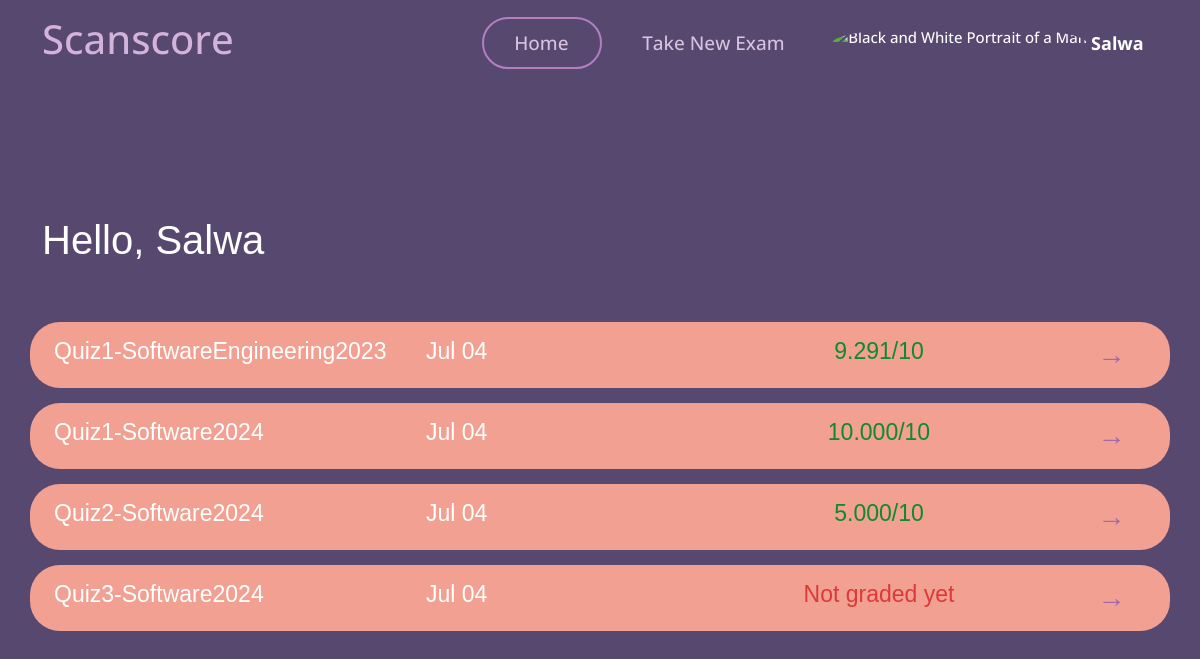
Page /student_dashboard/ (signed in) on the committed database.
### myapp/models.py (models this page shows)
class User(AbstractUser):
    userType = models.CharField(max_length=10, choices=[('teacher', 'Teacher'), ('student', 'Student')])

class ExamSubmission(models.Model):
    exam = models.ForeignKey(Exam, on_delete=models.CASCADE,related_name='submissions') #related name is used to access the submissions of a particular exam
    student = models.ForeignKey(User, on_delete=models.CASCADE,related_name='submissions') #related name is used to access the submissions of a particular student
    student_answer = models.TextField(max_length=10000)
    score = models.DecimalField(max_digits=5, decimal_places=3, validators=[MaxValueValidator(10.000)])
    time_submitted = models.DateTimeField(auto_now_add=True)
    is_graded = models.BooleanField(default=False)
    is_approved = models.BooleanField(default=False) #If the teacher approves the grade , this will be set to true and then the student can see the grade

class Exam(models.Model):
    name = models.CharField(max_length=100)
    teacher = models.ForeignKey(User, on_delete=models.CASCADE)
    question= models.TextField(max_length=10000)
    model_answer = models.TextField(max_length=10000)
    keywordsList = models.TextField(max_length=10000,null=True,blank=True)
    is_active = models.BooleanField(default=False)
    time_created = models.DateTimeField(auto_now_add=True)
    time_updated = models.DateTimeField(auto_now=True)
    ocr_graded = models.BooleanField(default=False)

### myapp/views.py (the view)
# urls.py: path('student_dashboard/', views.student_dashboard, name='student_dashboard'),
def student_dashboard(request):
    if not hasattr(request.user, 'student'): # Check if the user is a student
        return HttpResponseForbidden("You are not authorized to view this page.")
    student_submissions = ExamSubmission.objects.filter(student=request.user)
    return render(request, 'myapp/student/student_dashboard.html', {'student_submissions': student_submissions})

### templates/myapp/student/student_dashboard.html (shortened to what this page needs)
{% load static %}
<!DOCTYPE html>
<html lang="en">
<head>
    <link href="{% static 'vendor/aos/aos.css' %}" rel="stylesheet">
    <link href="{% static 'vendor/bootstrap/css/bootstrap.min.css' %}" rel="stylesheet">
    <link href="{% static 'vendor/bootstrap-icons/bootstrap-icons.css' %}" rel="stylesheet">
    <link href="{% static 'vendor/boxicons/css/boxicons.min.css' %}" rel="stylesheet">
    <link href="{% static 'vendor/glightbox/css/glightbox.min.css' %}" rel="stylesheet">
    <link href="{% static 'vendor/remixicon/remixicon.css' %}" rel="stylesheet">
    <link href="{% static 'vendor/swiper/swiper-bundle.min.css' %}" rel="stylesheet">
    <link href="{% static 'css/style.css' %}" rel="stylesheet">
</head>
<body>
    <header id="header">
        <div class="container align-items-center justify-content-between">
            <h1 class="me-auto"><a href="{% url 'student_dashboard' %}" style="color: #d4b3db;" id="scan">Scanscore</a>
            </h1>
            <nav id="navbar" class="navbar order-last order-lg-0">
                <ul>
                    <li><a class="nav-link scrollto Active" href="{% url 'student_dashboard' %}" id="home">Home</a>
                    </li>
                    <li><a class="nav-link scrollto" href="{% url 'take_exam' %}" id="makenew">Take New Exam</a></li>
                    <li class="dropdown">
                        <a href="#">
                            <img src="{% static 'img/unknown_user.jpg' %}" class="rounded-circle" height="35"
                                alt="Black and White Portrait of a Man" loading="lazy" id="img_pro" />
                            <strong class="d-none d-sm-block ms-1" id="username">{{ user.first_name }}</strong><i
                                class="bi bi-chevron-down" id="arrow_pro"></i>
                        </a>
                    </li>
                </ul>
            </nav>
        </div>
    </header>
    <section style="text-align: left;font-family: Arial, Helvetica, sans-serif;">
        <div class="container">
            {% block content %}
            <h1 id="hello"
                style="font-family: 'Trebuchet MS', 'Lucida Sans Unicode', 'Lucida Grande', 'Lucida Sans', Arial, sans-serif;color: white;">
                Hello, {{ user.first_name }}
            </h1>
            <div class="exam-list">
                {% for submission in student_submissions %}
                <div class="exam-item row" id="exam-list">
                    <div class="exam-title col-md-4 pos_list">{{ submission.exam.name }}</div>
                    <div class="exam-date col-md-3 pos_list">{{ submission.time_submitted|date:"M d" }}</div>
                    {% if submission.is_approved %}
                    <div class="exam-grade col-md-4 grade pos_list" style="text-align: center;" id="graded"
                        data-grade='{{ submission.score }}'>
                        {{ submission.score }}/10
                    </div>
                    {% else %}
                    <div class="exam-grade col-md-4 pos_list pos_list" style="cursor: pointer; text-align: center; " id="not_graded">
                        Not graded yet
                    </div>
                    {% endif %}
                    <div class="arrow col-md-1" style="cursor: pointer; text-align: center;"
                        onclick="location.href='{% url 'view_exam_student' submission.exam.id %}'" id="arrow-dir"
                        class="ntr">→</div>
                </div>
                {% empty %}
                <div style="text-align: center;">
                    <h2 style="padding-left: 15px;">No exams submitted yet.</h2>
                </div>
                {% endfor %}
            </div>
            {% endblock %}
        </div>
    </section>
</body>
</html>

### Scanscore/static/css/style.css (style rules this page uses)
body { font-family: "Open Sans", sans-serif; background: #574870 !important; }
:root { --background-color: #ffffff; --background-color-rgb: 255, 255, 255; --default-color: #444444; --default-color-rgb: 68, 68, 68; --heading-color: #9e69a9; --heading-color-rgb: 55, 81, 126; --accent-color: #9e69a9; --accent-color-rgb: 71, 178, 228; --contrast-color: #ffffff; --contrast-color-rgb: 255, 255, 255; }
#home { color: #d9c2de; width: 120px; border-radius: 50px; font-size: 19px; }
#makenew { color: #d9c2de; font-size: 19px; width: 190px; margin-left: 10px; border-radius: 50px; }
#header { background-color: transparent; }
#header .container { display: flex; justify-content: center; align-items: center; height: 100%; }
#username { font-size: 18px; }
#exam-list { border-radius: 30px; background-color: #f1a091; color: #fff; padding: 12px; margin-bottom: 15px; font-size: 23px; position: relative; top: 50px; }
#arrow-dir { color: #9e69a9; text-decoration: none; font-size: 28px; }
.Active { border: 2px solid #b47ec0 !important; }
a { text-decoration: none; }
#header { transition: all 0.5s; z-index: 997; padding: 15px 0; }
.navbar { padding: 0; }
.navbar ul { margin: 0; padding: 0; display: flex; list-style: none; align-items: center; }
.navbar li { position: relative; }
.navbar a, .navbar a:focus { display: flex; align-items: center; justify-content: space-between; padding: 10px 0 10px 30px; font-size: 15px; font-weight: 500; color: #fff; white-space: nowrap; transition: 0.3s; }
.navbar a i, .navbar a:focus i { font-size: 12px; line-height: 0; margin-left: 5px; }
section { padding: 60px 0; overflow: hidden; position: relative; top: 70px; }

### templates/myapp/student/student_dashboard.html (style rules this page uses)
#not_graded { color: #db3a3a; font-size: 23px; }
#graded { color: #0f8a2e; }

### rows in the picture
User: first_name "Salwa"
ExamSubmission: exam.name "Quiz1-SoftwareEngineering2023", time_submitted "Jul 04", score "9.291"
ExamSubmission: exam.name "Quiz1-Software2024", time_submitted "Jul 04", score "10.000"
ExamSubmission: exam.name "Quiz2-Software2024", time_submitted "Jul 04", score "5.000"
ExamSubmission: exam.name "Quiz3-Software2024", time_submitted "Jul 04", is_approved "Not graded yet"
